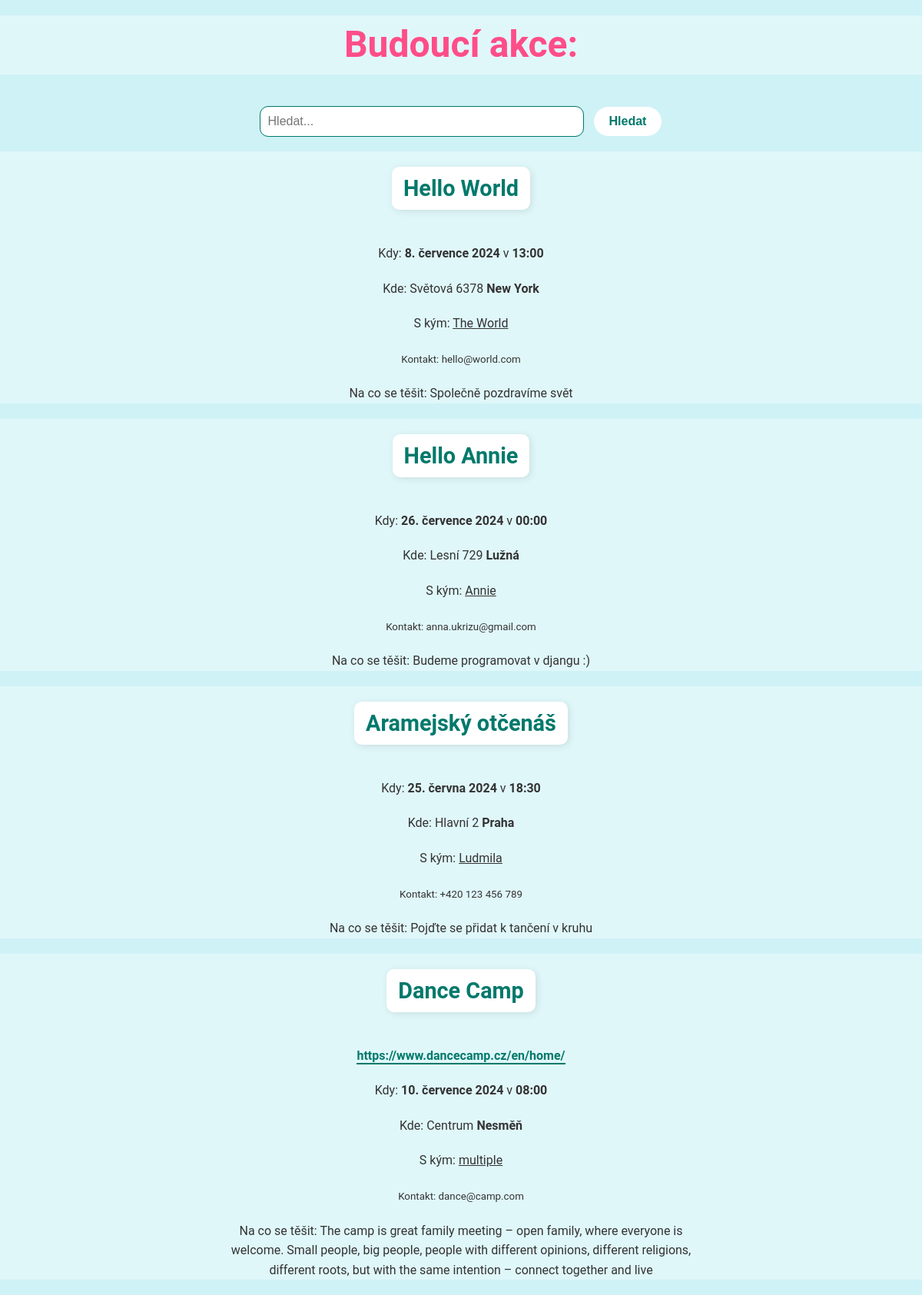
The page /eventlist/search/ on the database its author committed.
### eventlist/models.py (models this page shows, shortened)
class Event(models.Model):
  title = models.CharField(max_length=100)
  link = models.CharField(max_length=200, null=True, blank=True)
  date_time = models.DateTimeField("DateTime", default=datetime.datetime.now)
  town = models.CharField(max_length=100)
  adress = models.CharField(max_length=100)
  lector = models.CharField(max_length=100)
  contact = models.CharField(max_length=100)
  description = models.TextField()

### eventlist/views.py (the view, shortened to what this page needs)
# urls.py: path('search/', views.search_result, name="search"),
def search_result(request):
    form = Search(request.GET)
    events = Event.objects.all()
    return render(request, 'search_result.html', {'form': form, 'events': events})

### eventlist/forms.py
class Search(forms.Form):
   query = forms.CharField(required=False, label='Search')

### eventlist/templatetags/custom_filters.py (called while the page is built)
@register.filter
def format_cz_date(value):
    if isinstance(value, datetime.datetime):
        months = [
            'ledna', 'února', 'března', 'dubna', 'května', 'června',
            'července', 'srpna', 'září', 'října', 'listopadu', 'prosince'
        ]
        day = value.day
        month = months[value.month - 1]
        year = value.year
        return f"{day}. {month} {year}"
    return value

@register.filter
def format_cz_time(value):
    if isinstance(value, datetime.datetime):
        return value.strftime('%H:%M')
    return value

### templates/search_result.html (shortened to what this page needs)
{% load static %}
{% load custom_filters %}
<!DOCTYPE html>
<html lang="en">
<head>
    <link rel="stylesheet" type="text/css" href="{% static 'css/homepage1.css' %}">
</head>
<body>
    <h1>Budoucí akce:</h1>
    <div class="search-container">
        <form method="get" action="{% url 'eventlist:search' %}">
            <input type="text" name="query" placeholder="Hledat..." value="{{ request.GET.query }}">
            <button type="submit">Hledat</button>
        </form>
    </div>
    <div class="events">
        {% for event in events %}
            <div class="event">
                <h2>{{ event.title }}</h2>
                {% if event.link %}
                    <p><a href="{{ event.link }}">{{ event.link }}</a></p>
                {% endif %}
                <p>Kdy: <b>{{ event.date_time|format_cz_date }}</b> v <b>{{ event.date_time|format_cz_time }}</b></p>
                <p>Kde: {{ event.adress }} <b>{{ event.town }}</b></p>
                <p>S kým: <u>{{ event.lector }}</u></p>
                <p><small>Kontakt: {{ event.contact }}</small></p>
                <p>Na co se těšit: {{ event.description }}</p>
            </div>
        {% endfor %}
    </div>
</body>
</html>

### static/css/homepage1.css (style rules this page uses)
body { font-family: 'Roboto', sans-serif; background-color: #cff2f6; color: #333; margin: 0; padding: 0; line-height: 1.6; text-align: center; }
h1, h2 { text-align: center; color: #00796b; }
h1 { margin-top: 20px; font-size: 3em; font-weight: bold; color: rgb(255, 77, 136); background-color: #e0f7fa; }
h2 { font-size: 1.8em; font-weight: bold; margin-top: 20px; display: inline-block; background-color: #ffffff; padding: 5px 15px; border-radius: 10px; box-shadow: 2px 2px 10px rgba(0, 0, 0, 0.1); }
p { margin: 20px auto; max-width: 600px; padding: 0 15px; }
a { color: #00796b; text-decoration: none; font-weight: bold; border-bottom: 2px solid #00796b; transition: color 0.3s ease, border-bottom-color 0.3s ease; }
.event { background-color: #e0f7fa; }
.search-container { background-color: #cff2f6; border: none; text-align: center; margin: 10px 20px; padding: 10px; border-radius: 10px; }
.search-container input[type="text"] { padding: 10px; background-color: #ffffff; color: #434343; border: none; border-radius: 10px; font-size: 1em; width: 80%; max-width: 400px; margin-right: 10px; outline: 1px solid #00796b }
.search-container button { padding: 10px 20px; background-color: #ffffff; color: #00796b; border: none; border-radius: 20px; font-size: 1em; font-weight: bold; cursor: pointer; transition: background-color 0.3s ease, color 0.3s ease; }

### rows shown on the page
Event: title "Hello World", date_time "8. července 2024", date_time "13:00", adress "Světová 6378", town "New York", lector "The World", contact "hello@world.com", description "Společně pozdravíme svět"
Event: title "Hello Annie", date_time "26. července 2024", date_time "00:00", adress "Lesní 729", town "Lužná", lector "Annie", contact "anna.ukrizu@gmail.com", description "Budeme programovat v djangu :)"
Event: title "Aramejský otčenáš", date_time "25. června 2024", date_time "18:30", adress "Hlavní 2", town "Praha", lector "Ludmila", contact "+420 123 456 789", description "Pojďte se přidat k tančení v kruhu"
Event: title "Dance Camp", link "https://www.dancecamp.cz/en/home/", date_time "10. července 2024", date_time "08:00", adress "Centrum", town "Nesměň", lector "multiple", contact "dance@camp.com", description "The camp is great family meeting – open family, where everyone is welcome. Small people, big people, people with different opinions, different religions, different roots, but with the same intention – connect together and live"
